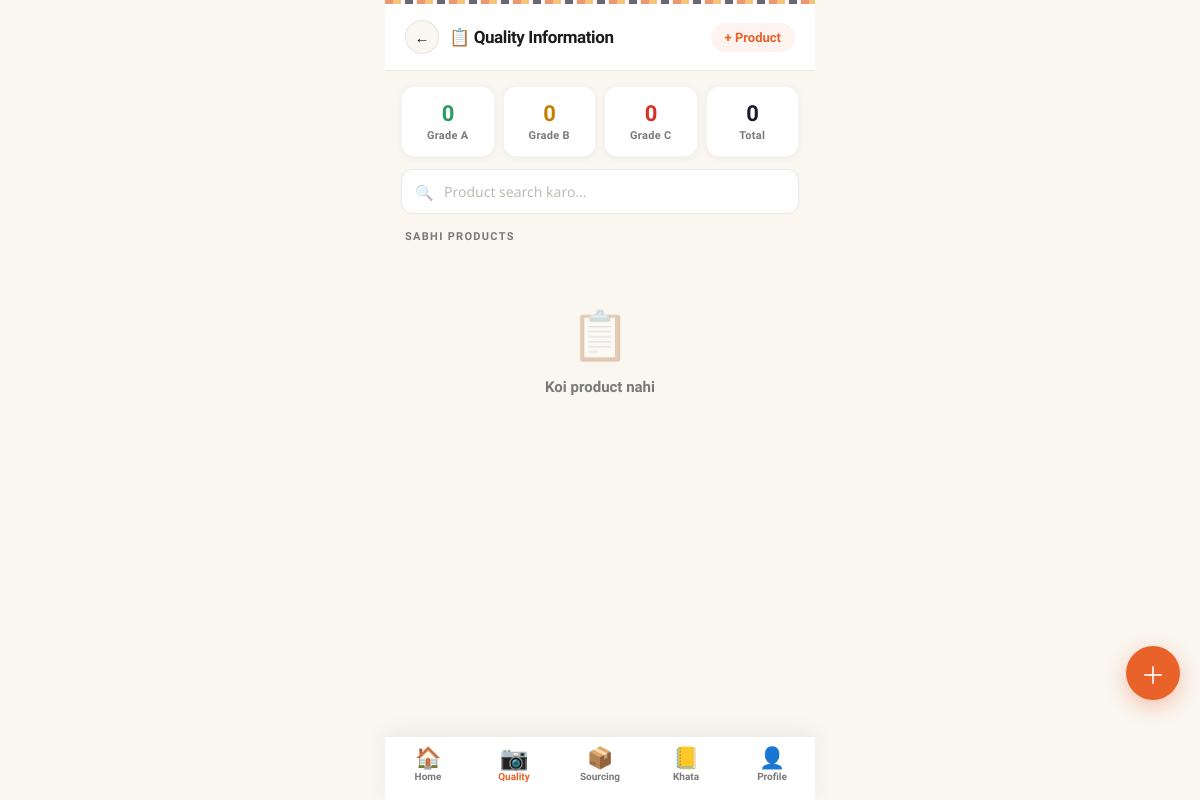
Page /quality/ on the earlier database version.
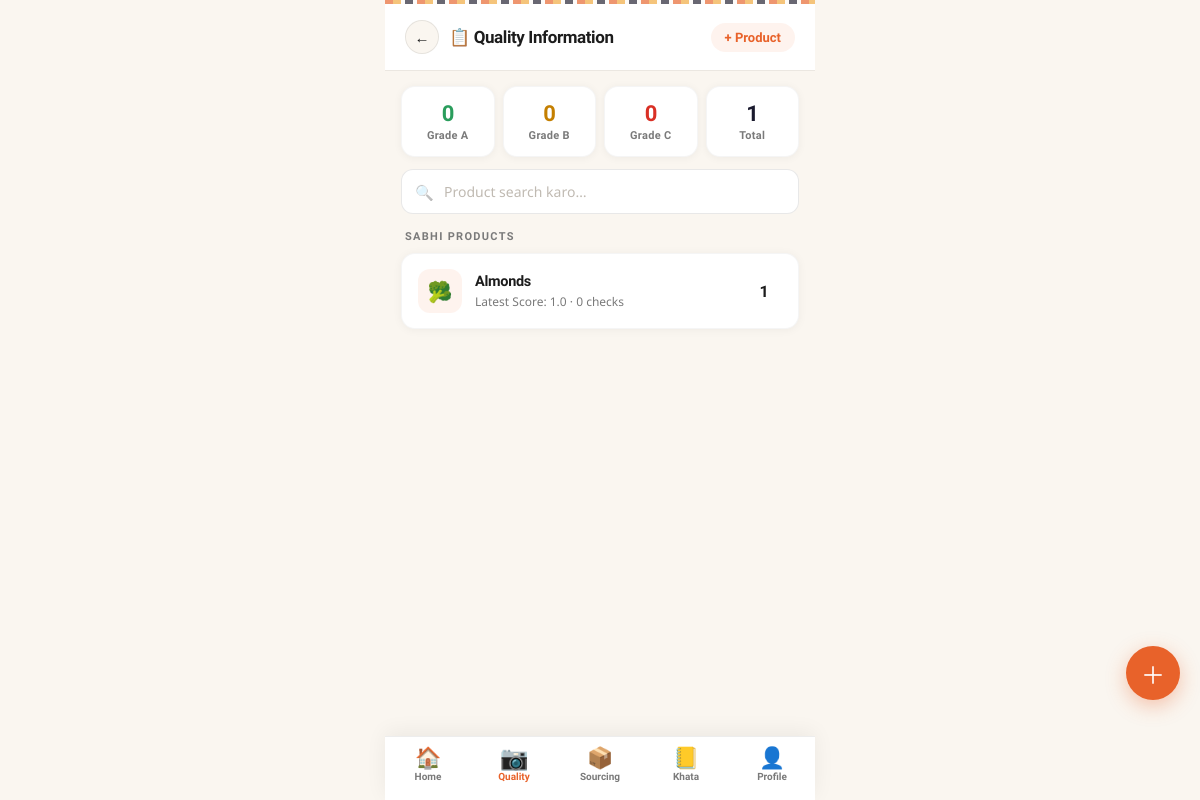
Same page on the later database version.
### quality_match/models.py (models this page shows, shortened)
class Product(models.Model):
    name = models.CharField(max_length=200)
    description = models.TextField(blank=True, null=True)

class QualityCheck(models.Model):
    RESULT_CHOICES = [
        ("GOOD", "Good"),
        ("ACCEPTABLE", "Acceptable"),
        ("REJECT", "Reject"),
    ]
    product = models.ForeignKey(Product, on_delete=models.CASCADE)
    uploaded_image = models.ImageField(upload_to="quality_checks/")
    match_score = models.FloatField(blank=True, null=True)
    result = models.CharField(max_length=20, choices=RESULT_CHOICES, blank=True, null=True)
    ai_response = models.JSONField(blank=True, null=True)
    created_at = models.DateTimeField(auto_now_add=True)
    score = models.FloatField()
    grade = models.CharField(max_length=2)

### quality/views.py (the view)
# urls.py: path('', views.quality_home, name='quality_home'),
def quality_home(request):
    products = Product.objects.all()
    data = []
    for p in products:
        last_check = QualityCheck.objects.filter(product=p).order_by('-created_at').first()
        data.append({
            "product": p,
            "score": last_check.score if last_check else 0,
            "grade": last_check.grade if last_check else "-"
        })
    return render(request, "quality/home.html", {"data": data})

### quality/templates/quality/home.html (shortened to what this page needs)
<!DOCTYPE html>
<html lang="en">
<head>
</head>
<body>
<div class="header">
  <div class="header-left">
    <a href="/dashboard/" class="back-btn">←</a>
    <div class="page-title">📋 Quality Information</div>
  </div>
  <a href="/quality/add/" class="header-action">+ Product</a>
</div>
<div class="grade-strip">
  <div class="grade-tile">
    <div class="gt-num gt-num-a">{{grade_a_count|default:"0"}}</div>
    <div class="gt-label">Grade A</div>
  </div>
  <div class="grade-tile">
    <div class="gt-num gt-num-b">{{grade_b_count|default:"0"}}</div>
    <div class="gt-label">Grade B</div>
  </div>
  <div class="grade-tile">
    <div class="gt-num gt-num-c">{{grade_c_count|default:"0"}}</div>
    <div class="gt-label">Grade C</div>
  </div>
  <div class="grade-tile">
    <div class="gt-num" style="color:var(--indigo)">{{data|length}}</div>
    <div class="gt-label">Total</div>
  </div>
</div>
<div class="search-wrap">
  <form method="GET">
    <div class="search-inner">
      <span class="search-icon">🔍</span>
      <input type="text" name="q" placeholder="Product search karo…">
    </div>
  </form>
</div>
<div class="section-label">Sabhi Products</div>
{% for item in data %}
<a href="/quality/{{item.product.id}}/" class="product-card" style="animation-delay:{{ forloop.counter0 }}0ms">
  <div class="product-icon">🥦</div>
  <div class="product-info">
    <div class="product-name">{{item.product.name}}</div>
    <div class="product-meta">Latest Score: {{item.score}} · {{item.check_count|default:"0"}} checks</div>
  </div>
  <div class="grade-badge grade-{{item.grade}}">{{item.grade}}</div>
</a>
{% empty %}
<div class="empty-state">
  <div class="empty-icon">📋</div>
  <div class="empty-title">Koi product nahi</div>
</div>
{% endfor %}
<a href="/quality/add/" class="fab">＋</a>
<nav class="bottom-nav">
  <a href="/dashboard/" class="nav-item"><div class="nav-icon">🏠</div><div class="nav-label">Home</div></a>
  <a href="/quality/" class="nav-item active"><div class="nav-icon">📷</div><div class="nav-label">Quality</div></a>
  <a href="/sourcing/" class="nav-item"><div class="nav-icon">📦</div><div class="nav-label">Sourcing</div></a>
  <a href="/khata/" class="nav-item"><div class="nav-icon">📒</div><div class="nav-label">Khata</div></a>
  <a href="/profile/" class="nav-item"><div class="nav-icon">👤</div><div class="nav-label">Profile</div></a>
</nav>
</body>
</html>

### quality/templates/quality/home.html (style rules this page uses)
:root { --saffron:#E8622A;--turmeric:#F2A93B;--cream:#FAF6F0;--cream-dark:#F0E9DF;--indigo:#1A1A2E;--text:#1C1C1C;--text-muted:#7A7A7A;--white:#FFFFFF;--green:#2A9D5C;--green-light:rgba(42,157,92,.1);--amber:#C47F00;--amber-light:rgba(242,169,59,.12);--red:#D93025;--red-light:rgba(217,48,37,.08);--radius:18px }
* { margin:0;padding:0;box-sizing:border-box;-webkit-tap-highlight-color:transparent }
body { font-family:'Noto Sans',sans-serif;background:var(--cream);color:var(--text);max-width:430px;margin:0 auto;min-height:100vh;padding-bottom:90px }
.header { padding:16px 20px;background:var(--white);display:flex;align-items:center;justify-content:space-between;box-shadow:0 1px 0 rgba(0,0,0,.06);position:sticky;top:0;z-index:100 }
.header-left { display:flex;align-items:center;gap:10px }
.back-btn { width:34px;height:34px;border-radius:50%;background:var(--cream);border:1.5px solid rgba(0,0,0,.08);display:flex;align-items:center;justify-content:center;text-decoration:none;color:var(--text);font-size:15px;flex-shrink:0;transition:all .15s }
.page-title { font-family:'Sora',sans-serif;font-size:17px;font-weight:800;color:var(--text);letter-spacing:-.4px }
.header-action { font-family:'Sora',sans-serif;font-size:13px;font-weight:700;color:var(--saffron);text-decoration:none;padding:7px 14px;background:rgba(232,98,42,.08);border-radius:50px;transition:all .15s }
.grade-strip { margin:16px 16px 0;display:flex;gap:8px;animation:fadeUp .45s ease both }
.grade-tile { flex:1;background:var(--white);border-radius:14px;padding:14px 10px;text-align:center;box-shadow:0 1px 8px rgba(0,0,0,.05);border:1px solid rgba(0,0,0,.04) }
.gt-num { font-family:'Sora',sans-serif;font-size:22px;font-weight:800;letter-spacing:-.5px }
.gt-num-a { color:var(--green) }
.gt-num-b { color:var(--amber) }
.gt-num-c { color:var(--red) }
.gt-label { font-size:11px;font-weight:600;font-family:'Sora',sans-serif;margin-top:3px;color:var(--text-muted);letter-spacing:.3px }
.search-wrap { padding:12px 16px 0;animation:fadeUp .4s .05s ease both }
.search-inner { position:relative }
.search-icon { position:absolute;left:14px;top:50%;transform:translateY(-50%);font-size:15px;opacity:.4;pointer-events:none }
.search-inner input { width:100%;padding:12px 14px 12px 42px;border:1.5px solid rgba(0,0,0,.09);border-radius:12px;font-family:'Noto Sans',sans-serif;font-size:14px;color:var(--text);background:var(--white);outline:none;-webkit-appearance:none;transition:border-color .18s }
.search-inner input::placeholder { color:#C0BAB2 }
.section-label { font-family:'Sora',sans-serif;font-size:11px;font-weight:700;letter-spacing:1.3px;text-transform:uppercase;color:var(--text-muted);padding:16px 20px 10px }
.product-card { background:var(--white);margin:0 16px 9px;padding:15px 16px;border-radius:14px;display:flex;align-items:center;gap:13px;box-shadow:0 1px 10px rgba(0,0,0,.05);border:1px solid rgba(0,0,0,.04);text-decoration:none;color:inherit;transition:transform .15s;animation:fadeUp .4s ease both }
.product-icon { width:44px;height:44px;border-radius:12px;background:rgba(232,98,42,.08);display:flex;align-items:center;justify-content:center;font-size:20px;flex-shrink:0 }
.product-info { flex:1 }
.product-name { font-family:'Sora',sans-serif;font-size:14.5px;font-weight:700;color:var(--text);letter-spacing:-.3px }
.product-meta { font-size:12px;color:var(--text-muted);margin-top:3px }
.grade-badge { width:36px;height:36px;border-radius:10px;display:flex;align-items:center;justify-content:center;font-family:'Sora',sans-serif;font-size:16px;font-weight:900;flex-shrink:0 }
.fab { position:fixed;bottom:100px;right:20px;width:54px;height:54px;border-radius:50%;background:var(--saffron);display:flex;align-items:center;justify-content:center;font-size:24px;color:white;text-decoration:none;box-shadow:0 6px 20px rgba(232,98,42,.35);z-index:99;transition:all .18s }
.bottom-nav { position:fixed;bottom:0;left:50%;transform:translateX(-50%);width:100%;max-width:430px;background:var(--white);border-top:1px solid rgba(0,0,0,.07);display:flex;padding:10px 0 18px;z-index:100;box-shadow:0 -4px 20px rgba(0,0,0,.06) }
.nav-item { flex:1;display:flex;flex-direction:column;align-items:center;gap:3px;text-decoration:none;transition:all .15s }
.nav-icon { font-size:21px;line-height:1 }
.nav-label { font-family:'Sora',sans-serif;font-size:10px;font-weight:600;color:var(--text-muted) }
.nav-item.active .nav-label { color:var(--saffron) }
.nav-item.active .nav-icon { transform:scale(1.1) }

Differences in the rows shown:
added Product: product.name "Almonds", score "1.0", check_count "0", grade "1"
Other differences:
{{ data|length }}: "0" → "1"
text no longer shown: "📋 Koi product nahi"
